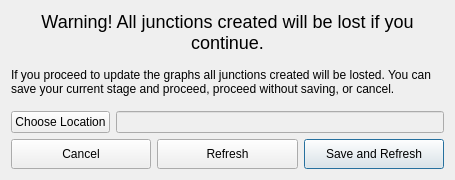
<?xml version="1.0" encoding="UTF-8"?>
<ui version="4.0">
 <class>Dialog</class>
 <widget class="QDialog" name="Dialog">
  <property name="geometry">
   <rect>
    <x>0</x>
    <y>0</y>
    <width>455</width>
    <height>180</height>
   </rect>
  </property>
  <property name="minimumSize">
   <size>
    <width>0</width>
    <height>0</height>
   </size>
  </property>
  <property name="maximumSize">
   <size>
    <width>16777215</width>
    <height>16777215</height>
   </size>
  </property>
  <property name="windowTitle">
   <string>Refresh Graphs Warning</string>
  </property>
  <layout class="QGridLayout" name="gridLayout">
   <item row="2" column="0" colspan="2">
    <widget class="QLabel" name="description">
     <property name="text">
      <string>If you proceed to update the graphs all junctions created will be losted. You can save your current stage and proceed, proceed without saving, or cancel.           </string>
     </property>
     <property name="alignment">
      <set>Qt::AlignLeading|Qt::AlignLeft|Qt::AlignTop</set>
     </property>
     <property name="wordWrap">
      <bool>true</bool>
     </property>
    </widget>
   </item>
   <item row="4" column="0">
    <widget class="QPushButton" name="change_location">
     <property name="text">
      <string>Choose Location</string>
     </property>
     <property name="autoDefault">
      <bool>false</bool>
     </property>
    </widget>
   </item>
   <item row="4" column="1">
    <widget class="QLineEdit" name="location">
     <property name="enabled">
      <bool>false</bool>
     </property>
     <property name="text">
      <string/>
     </property>
    </widget>
   </item>
   <item row="0" column="0" colspan="2">
    <widget class="QLabel" name="title">
     <property name="styleSheet">
      <string notr="true">QLabel{font-size: 18px}</string>
     </property>
     <property name="text">
      <string>Warning! All junctions created will be lost if you continue.</string>
     </property>
     <property name="scaledContents">
      <bool>false</bool>
     </property>
     <property name="alignment">
      <set>Qt::AlignCenter</set>
     </property>
     <property name="wordWrap">
      <bool>true</bool>
     </property>
    </widget>
   </item>
   <item row="5" column="0" colspan="2">
    <layout class="QHBoxLayout" name="horizontalLayout">
     <item>
      <widget class="QPushButton" name="cancel">
       <property name="minimumSize">
        <size>
         <width>0</width>
         <height>30</height>
        </size>
       </property>
       <property name="text">
        <string>Cancel</string>
       </property>
      </widget>
     </item>
     <item>
      <widget class="QPushButton" name="refresh">
       <property name="minimumSize">
        <size>
         <width>30</width>
         <height>30</height>
        </size>
       </property>
       <property name="text">
        <string>Refresh</string>
       </property>
      </widget>
     </item>
     <item>
      <widget class="QPushButton" name="save_and_refresh">
       <property name="minimumSize">
        <size>
         <width>30</width>
         <height>30</height>
        </size>
       </property>
       <property name="text">
        <string>Save and Refresh</string>
       </property>
       <property name="default">
        <bool>true</bool>
       </property>
      </widget>
     </item>
    </layout>
   </item>
   <item row="1" column="0" colspan="2">
    <spacer name="verticalSpacer">
     <property name="orientation">
      <enum>Qt::Vertical</enum>
     </property>
     <property name="sizeHint" stdset="0">
      <size>
       <width>20</width>
       <height>40</height>
      </size>
     </property>
    </spacer>
   </item>
   <item row="3" column="0" colspan="2">
    <spacer name="verticalSpacer_2">
     <property name="orientation">
      <enum>Qt::Vertical</enum>
     </property>
     <property name="sizeHint" stdset="0">
      <size>
       <width>20</width>
       <height>40</height>
      </size>
     </property>
    </spacer>
   </item>
  </layout>
 </widget>
 <resources/>
 <connections/>
</ui>
